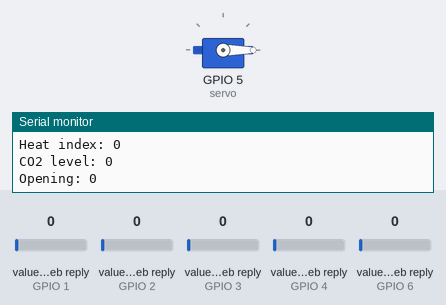
Bench run of a sketch on a simulated ESP8266 (NodeMCU). Shown: servo, the last lines printed to the serial monitor. Inputs (shaded band) come from the test bench; at power-on: value in the web reply (sensors on GPIO 1, GPIO 2, GPIO 3, GPIO 4, GPIO 6) 0. WiFi joins after 1.5 s; servers stay silent unless stated; web services answer with replies made up by the test bench.

Above: at 2.6 s.
2.7 s: value in the web reply (sensor on GPIO 1) set to 49
5.7 s: value in the web reply (sensor on GPIO 1) set to 52
At 8.7 s:
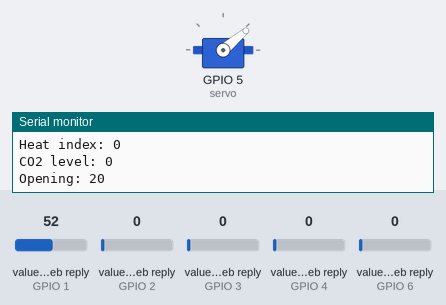
9.0 s: value in the web reply (sensor on GPIO 2) set to 29
11.7 s: value in the web reply (sensor on GPIO 2) set to 32
At 14.7 s:
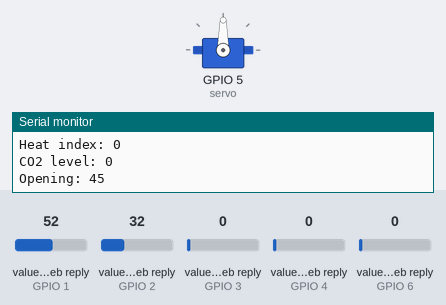
15.0 s: value in the web reply (sensor on GPIO 3) set to 33
17.7 s: value in the web reply (sensor on GPIO 3) set to 37
At 18.3 s:
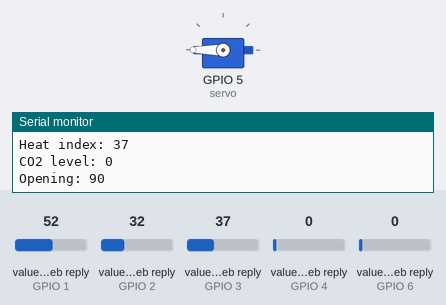
Timing chart, 0 to 20.7 s (numbered marks = the images above; inputs shaded):
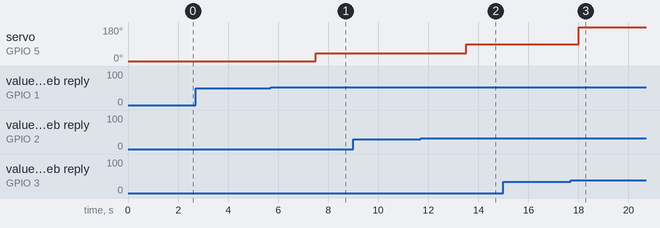

Measured:
- the behaviour switches between 50 and 51 on value in the web reply (sensor on GPIO 1) (found by bisection; images 0 and 1)
- the behaviour switches between 30 and 31 on value in the web reply (sensor on GPIO 2) (found by bisection; images 1 and 2)
- the behaviour switches between 35 and 36 on value in the web reply (sensor on GPIO 3) (found by bisection; images 2 and 3)
- after the input at 5.7 s, servo on GPIO 5 (servo): 0° → 40° after 1.8 s
- after the input at 11.7 s, servo on GPIO 5 (servo): 40° → 90° after 1.8 s
- after the input at 17.7 s, servo on GPIO 5 (servo): 90° → 180° after 0.32 s

The sketch:

ESP_WINDOW.ino
```cpp
/* Main file for "ESP_WINDOW"-board. Board reads data from ThingSpeak and control windows accordingly.
 *  Read if manual setting is available --> if available, set windows.
 *  Otherwise uses smart setting windowsts()-->
 *  Read: Humidity, Temperature, Heat Index and CO2 level, and based on given parameters decide how open/closed windows should be.
 *
 * NOTE: After evaluation all angles for servo motor have been multiplied by two, inorder to reach the desired angle. Example:  90*2 = 90 degrees.
 *
 * Created by Caroline Petersen
*/

//WiFi Setup
#include <ESP8266WiFi.h>
#include <WiFiClient.h>
const char* ssid = "1234567";
const char* password = "heythere00";
WiFiClient client;

//ThingSpeak Setup
#include <ThingSpeak.h>
unsigned long myChannelNumber = 1629214;
const char* myReadAPIKey = "5T4HBV8UA320KO1O";
int statuscode = 0;

//Motor setup
#include <Servo.h>
Servo servo;

//Variables
long wintime;
long winset;

//Functions
void closew (){
  servo.write(0);
}

void windowsts(){
  long humid = ThingSpeak.readLongField(myChannelNumber, 1, myReadAPIKey);
  long temp = ThingSpeak.readLongField(myChannelNumber, 2, myReadAPIKey);
  long index = ThingSpeak.readLongField(myChannelNumber, 3, myReadAPIKey);
  long ir = ThingSpeak.readLongField(myChannelNumber, 4, myReadAPIKey);
  statuscode = ThingSpeak.getLastReadStatus();

  if (statuscode == 200){

    Serial.print("Humidity: ");
    Serial.println(humid);
    Serial.print("Temperature: ");
    Serial.println(temp);
    Serial.print("Heat index: ");
    Serial.println(index);
    Serial.print("CO2 level: ");
    Serial.println(ir);
    Serial.print("Opening: ");

    if (humid > 65||temp > 35 || index > 35|| ir > 2000 ){
      servo.write(180);
      Serial.println(90);
    } else {
      if (humid > 60||temp > 30 || index > 30|| ir > 1500 ){
        servo.write(90);
        Serial.println(45);
      } else {
        if (humid > 50||temp > 25 || index > 25|| ir > 1000 ){
          servo.write(40);
          Serial.println(20);
        } else {
          servo.write(0);
          Serial.println(0);
        }
      }
    }

  }else{
    Serial.println("Wifi not connected");
    closew();
    }
}
void setupwifi(){
  WiFi.begin(ssid,password);
  ThingSpeak.begin(client);
}

void setupmotor(){
  servo.attach(5);//pin D1
  servo.write(0); //start closed

}

void setup() {
  // put your setup code here, to run once:
  Serial.begin(115200);
  setupwifi();
  setupmotor();

}

void loop() {

  wintime = ThingSpeak.readLongField(myChannelNumber, 6, myReadAPIKey);
  if (wintime == 0){
    windowsts();} else {
      winset = ThingSpeak.readLongField(myChannelNumber, 5, myReadAPIKey);
      Serial.print("Setting: ");
      Serial.println(winset);
      Serial.print("Time remaining: ");
      Serial.println(wintime);

      winset = (int)winset;
      servo.write(winset*2);
    }
}
```
